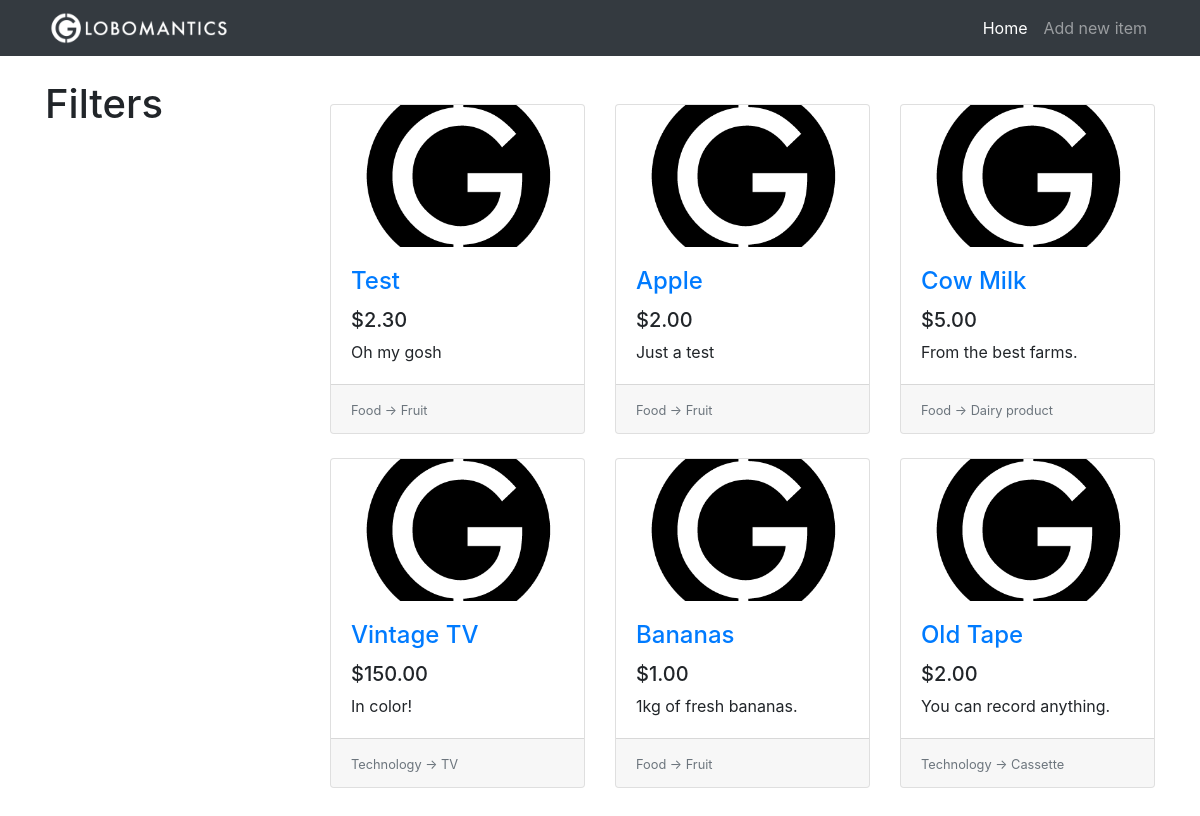
Before: / with the older database file.
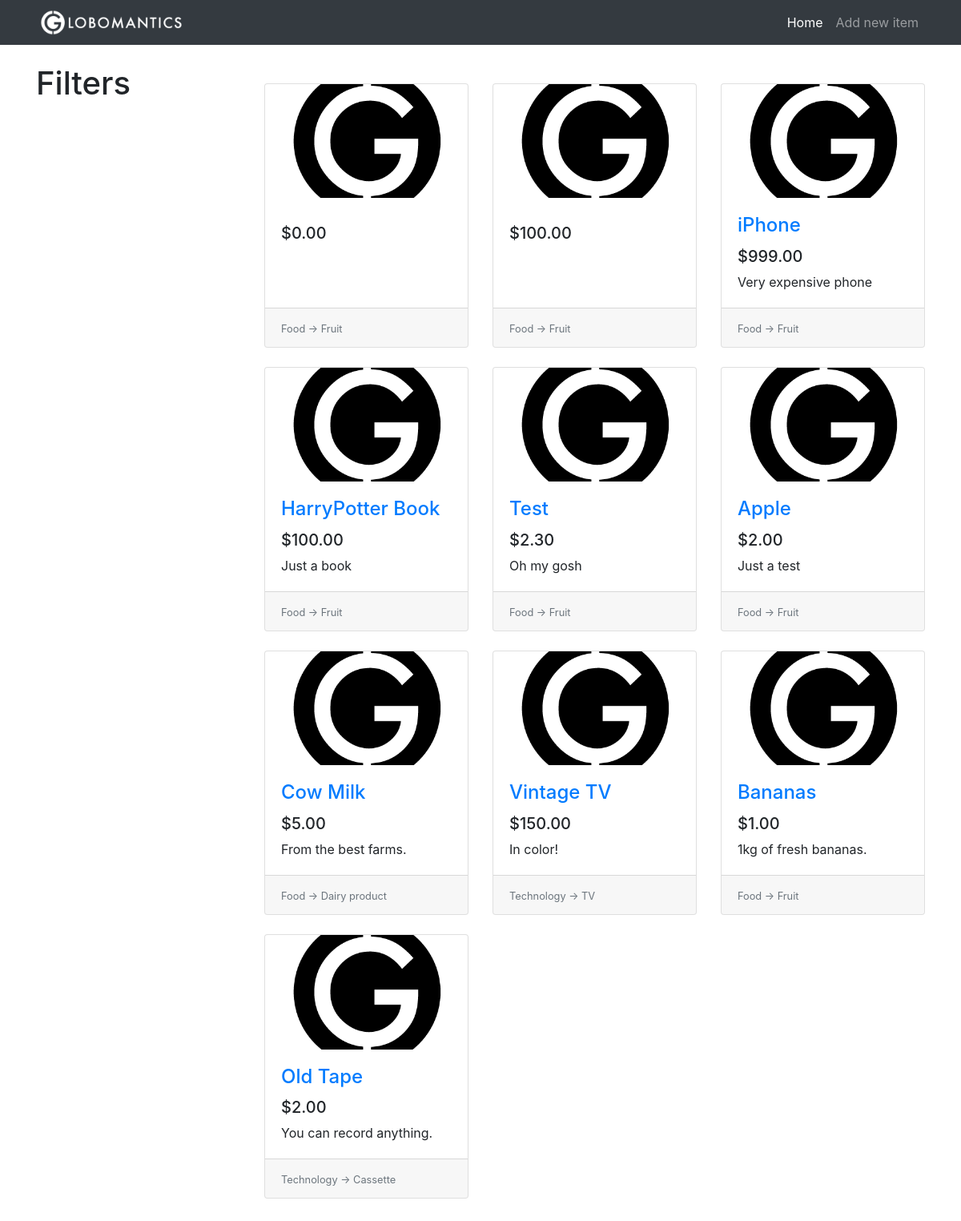
After: the same page with the newer database file.
### tables this page shows
CREATE TABLE items(
                    id              INTEGER PRIMARY KEY AUTOINCREMENT,
                    title           TEXT,
                    description     TEXT,
                    price           REAL,
                    image           TEXT,
                    category_id     INTEGER,
                    subcategory_id  INTEGER,
                    FOREIGN KEY(category_id) REFERENCES categories(id),
                    FOREIGN KEY(subcategory_id) REFERENCES subcategories(id)
);

CREATE TABLE categories(
                    id              INTEGER PRIMARY KEY AUTOINCREMENT,
                    name            TEXT
);

CREATE TABLE subcategories(
                    id              INTEGER PRIMARY KEY AUTOINCREMENT,
                    name            TEXT,
                    category_id     INTEGER,
                    FOREIGN KEY(category_id) REFERENCES categories(id)
);

### app.py (the view)
@app.route("/")
def home():
    conn = get_db()
    c = conn.cursor()
    items_from_db = c.execute("""SELECT
    i.id, i.title, i.description, i.price, i.image, c.name, s.name
    FROM
    items AS i
    INNER JOIN categories AS c ON i.category_id = c.id
    INNER JOIN subcategories AS s ON i.subcategory_id = s.id
    ORDER BY i.id DESC
    """)
    items = []
    for row in items_from_db:
        item = {
            'id': row[0],
            'title': row[1],
            'description': row[2],
            'price': row[3],
            'image': row[4],
            'category': row[5],
            'subcategory': row[6]
        }
        items.append(item)
    return render_template("home.html", items=items)

### app.py (called while the page is built)
def get_db():
    db = getattr(g, '_database', None)
    if db is None:
        db = g._database = sqlite3.connect('db/globomantics.db')
    return db

@app.teardown_appcontext
def close_connection(exception):
    db = getattr(g, '_database', None)
    if db is not None:
        db.close()

### templates/home.html
{% extends 'base.html' %}
{% set active_page = 'home' %}
{% block content %}
  <div class="row">
    <div class="col-lg-3">
      <div class="my-4">
        <h1>Filters</h1>
      </div>
    </div>
    <div class="col-lg-9">
      <div class="row my-5 card-wrapper">
      {% if items %}
        {% for item in items %}
          <div class="col-lg-4 col-md-6 mb-4">
          <div class="card h-100">
              <div class="embed-responsive embed-responsive-16by9">
                <a href="#">
                  <img class="card-img-top embed-responsive-item" src="{{ url_for('static', filename='images/placeholder.png') }}">
                </a>
              </div>
              <div class="card-body">
                <h4 class="card-title">
                  <a href="#">{{ item.title }}</a>
                </h4>
                <h5>{{ "$%.2f" | format(item.price) }}</h5>
                <p class="card-text">{{ item.description }}</p>
              </div>
              <div class="card-footer">
                <small class="text-muted">{{ item.category }} -> {{ item.subcategory }}</small>
              </div>
            </div>
        </div>
        {% endfor %}
      {% else %}
          <h1 class="offset-lg-3">No items to show.</h1>
      {% endif %}
      </div>
    </div>
  </div>
{% endblock %}

### templates/base.html (shortened to what this page needs)
<!DOCTYPE html>
<html lang="en">
<head>
  <link rel="stylesheet" href="https://stackpath.bootstrapcdn.com/bootstrap/4.4.1/css/bootstrap.min.css">
  <link rel="stylesheet" href="{{ url_for('static', filename='css/style.css') }}">
</head>
<body>
  <nav class="navbar navbar-expand-lg navbar-dark bg-dark fixed-top">
    <div class="container">
      <a href="{{ url_for('home') }}" class="navbar-brand">
        <img src="{{ url_for('static', filename='images/logo.png') }}" height="40px">
      </a>
      <div class="collapse navbar-collapse" id="navbarResponsive">
        <ul class="navbar-nav ml-auto">
          <li class="nav-item {{ 'active' if active_page == 'home' else '' }}">
            <a href="{{ url_for('home') }}" class="nav-link">Home</a>
          </li>
          <li class="nav-item {{ 'active' if active_page == 'new_item' else ''}}">
            <a href="{{ url_for('new_item') }}" class="nav-link">Add new item</a>
          </li>
        </ul>
      </div>
    </div>
  </nav>
  <div class="container">
  {% block content %}{% endblock %}
  </div>
</body>
</html>

### static/css/style.css (style rules this page uses)
body { padding-top: 56px; }
.navbar-brand { padding-top: 0rem; padding-bottom: 0rem; }
.card-img-top { object-fit: cover; }

Changed rows visible on the page:
added items: price "$0.00", category "Food", subcategory "Fruit"
added items: price "$100.00", category "Food", subcategory "Fruit"
added items: title "iPhone", price "$999.00", description "Very expensive phone", category "Food", subcategory "Fruit"
added items: title "HarryPotter Book", price "$100.00", description "Just a book", category "Food", subcategory "Fruit"
